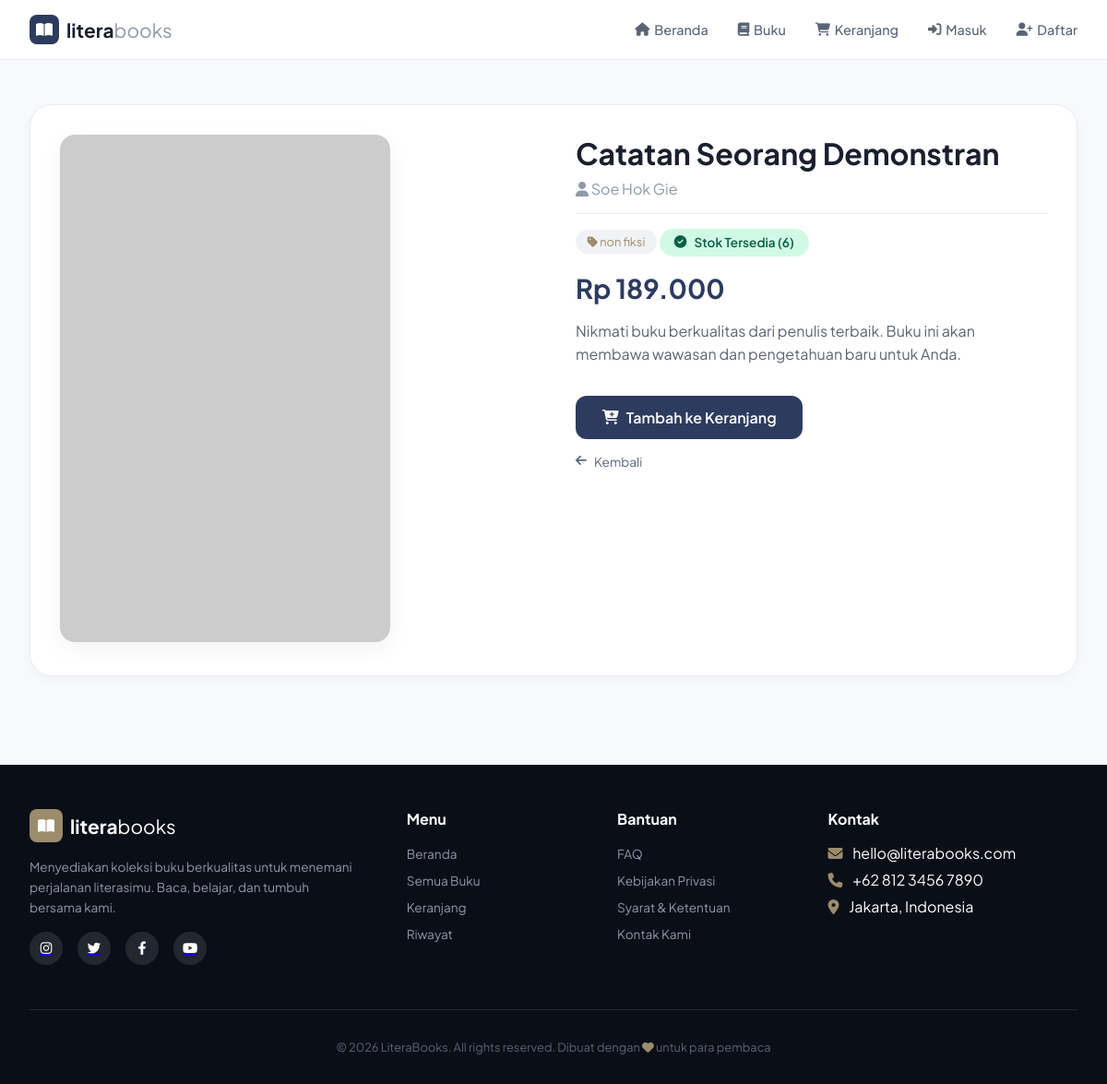
The page /detail.php?id=24 on the database its author committed.
### tables this page shows
CREATE TABLE `buku` (
  `id` int(11) NOT NULL,
  `judul` varchar(255) DEFAULT NULL,
  `penulis` varchar(255) DEFAULT NULL,
  `penerbit` varchar(255) DEFAULT NULL,
  `harga` int(11) DEFAULT NULL,
  `stok` int(11) DEFAULT NULL,
  `kategori_id` int(11) DEFAULT NULL,
  `gambar` varchar(255) DEFAULT NULL,
  `kategori` varchar(100) DEFAULT NULL
);

CREATE TABLE `kategori` (
  `id` int(11) NOT NULL,
  `nama_kategori` varchar(100) NOT NULL,
  `created_at` timestamp NOT NULL DEFAULT current_timestamp()
);

### detail.php (the view, shortened to what this page needs)
<?php
$id = isset($_GET['id']) ? (int)$_GET['id'] : 0;
$q = mysqli_query($koneksi, "SELECT buku.*, kategori.nama_kategori
                              FROM buku
                              LEFT JOIN kategori ON buku.kategori_id = kategori.id
                              WHERE buku.id=$id");
$buku = mysqli_fetch_assoc($q);
?>
<!DOCTYPE html>
<html lang="id">
<head>
    <link rel="stylesheet" href="https://cdnjs.cloudflare.com/ajax/libs/font-awesome/6.4.0/css/all.min.css">
</head>
<body>
<nav class="navbar">
    <div class="container-nav">
        <a href="index.php" class="logo">
            <div class="logo-icon"><i class="fas fa-book-open"></i></div>
            <span class="logo-text">litera<span>books</span></span>
        </a>
        <div class="nav-links">
            <a href="index.php" class="nav-link"><i class="fas fa-home"></i> Beranda</a>
            <a href="buku.php" class="nav-link"><i class="fas fa-book"></i> Buku</a>
            <a href="cart.php" class="nav-link">
                <i class="fas fa-shopping-cart"></i> Keranjang
            </a>
            <?php if(isset($_SESSION['user'])): ?>
                <div class="user-badge">
                    <i class="fas fa-user-circle" style="color: var(--accent-gold);"></i>
                    <span><?= $_SESSION['user']['nama']; ?></span>
                </div>
                <a href="riwayat.php" class="nav-link"><i class="fas fa-history"></i> Riwayat</a>
                <a href="logout.php" class="nav-link"><i class="fas fa-sign-out-alt"></i> Logout</a>
            <?php else: ?>
                <a href="login.php" class="nav-link"><i class="fas fa-sign-in-alt"></i> Masuk</a>
                <a href="register.php" class="nav-link"><i class="fas fa-user-plus"></i> Daftar</a>
            <?php endif; ?>
        </div>
    </div>
</nav>
<section class="detail-section">
    <div class="container">
        <div class="detail-grid">
            <div class="book-cover">
                <img src="images/<?= $buku['gambar']; ?>" alt="<?= htmlspecialchars($buku['judul']); ?>" onerror="this.src='https://placehold.co/400x500?text=No+Image'">
            </div>
            <div class="book-info">
                <h1><?= htmlspecialchars($buku['judul']); ?></h1>
                <p class="book-author">
                    <i class="fas fa-user"></i> <?= htmlspecialchars($buku['penulis']); ?>
                </p>
                <p class="book-category">
                    <i class="fas fa-tag"></i> <?= htmlspecialchars($buku['nama_kategori'] ?? 'Umum'); ?>
                </p>
                <?php
                    $stok = $buku['stok'] ?? 0;
                    if($stok > 0):
                ?>
                    <div class="stok-badge stok-tersedia">
                        <i class="fas fa-check-circle"></i> Stok Tersedia (<?= $stok ?>)
                    </div>
                <?php else: ?>
                    <div class="stok-badge stok-habis">
                        <i class="fas fa-times-circle"></i> Stok Habis
                    </div>
                <?php endif; ?>
                <div class="book-price">
                    Rp <?= number_format($buku['harga'],0,',','.'); ?>
                </div>
                <p class="book-desc">
                    <?= htmlspecialchars($buku['deskripsi'] ?? 'Nikmati buku berkualitas dari penulis terbaik. Buku ini akan membawa wawasan dan pengetahuan baru untuk Anda.'); ?>
                </p>
                <?php if($stok > 0): ?>
                    <a href="cart.php?add=<?= $buku['id']; ?>" class="btn-cart">
                        <i class="fas fa-cart-plus"></i> Tambah ke Keranjang
                    </a>
                <?php else: ?>
                    <button class="btn-cart" style="background: #ccc; cursor: not-allowed;" disabled>
                        <i class="fas fa-times-circle"></i> Stok Habis
                    </button>
                <?php endif; ?>
                <br>
                <a href="javascript:history.back()" class="btn-back">
                    <i class="fas fa-arrow-left"></i> Kembali
                </a>
            </div>
        </div>
    </div>
</section>
<footer class="footer">
    <div class="container">
        <div class="footer-grid">
            <div class="footer-about">
                <div class="footer-logo">
                    <div class="footer-logo-icon">
                        <i class="fas fa-book-open"></i>
                    </div>
                    <span class="footer-logo-text">litera<span style="font-weight:400;">books</span></span>
                </div>
                <p>Menyediakan koleksi buku berkualitas untuk menemani perjalanan literasimu. Baca, belajar, dan tumbuh bersama kami.</p>
                <div class="social-links">
                    <a href="#" class="social-link"><i class="fab fa-instagram"></i></a>
                    <a href="#" class="social-link"><i class="fab fa-twitter"></i></a>
                    <a href="#" class="social-link"><i class="fab fa-facebook-f"></i></a>
                    <a href="#" class="social-link"><i class="fab fa-youtube"></i></a>
                </div>
            </div>
            <div>
                <h4>Menu</h4>
                <ul class="footer-links">
                    <li><a href="index.php">Beranda</a></li>
                    <li><a href="buku.php">Semua Buku</a></li>
                    <li><a href="cart.php">Keranjang</a></li>
                    <li><a href="riwayat.php">Riwayat</a></li>
                </ul>
            </div>
            <div>
                <h4>Bantuan</h4>
                <ul class="footer-links">
                    <li><a href="#">FAQ</a></li>
                    <li><a href="#">Kebijakan Privasi</a></li>
                    <li><a href="#">Syarat & Ketentuan</a></li>
                    <li><a href="kontak.php">Kontak Kami</a></li>
                </ul>
            </div>
            <div>
                <h4>Kontak</h4>
                <ul class="footer-links">
                    <li><i class="fas fa-envelope" style="margin-right: 0.5rem; color: var(--accent-gold);"></i> hello@literabooks.com</li>
                    <li><i class="fas fa-phone" style="margin-right: 0.5rem; color: var(--accent-gold);"></i> +62 812 3456 7890</li>
                    <li><i class="fas fa-map-marker-alt" style="margin-right: 0.5rem; color: var(--accent-gold);"></i> Jakarta, Indonesia</li>
                </ul>
            </div>
        </div>
        <div class="footer-bottom">
            <p>&copy; <?= date('Y'); ?> LiteraBooks. All rights reserved. Dibuat dengan <i class="fas fa-heart" style="color: var(--accent-gold);"></i> untuk para pembaca</p>
        </div>
    </div>
</footer>
</body>
</html>

### detail.php (style rules this page uses)
* { margin: 0; padding: 0; box-sizing: border-box; }
body { font-family: 'Plus Jakarta Sans', sans-serif; background: #f8f9fc; color: #1a1f2e; }
:root { --bg-dark: #0a0e17; --text-primary: #1a1f2e; --text-secondary: #5a6474; --text-muted: #8e98a8; --accent: #2d3b5e; --accent-light: #3a4a6e; --accent-gold: #9b8c6c; --border: #e8ecf2; --shadow-sm: 0 4px 12px rgba(0, 0, 0, 0.03); --shadow-md: 0 8px 24px rgba(0, 0, 0, 0.05); --shadow-lg: 0 20px 40px rgba(0, 0, 0, 0.08); }
.container { max-width: 1280px; margin: 0 auto; padding: 0 2rem; }
.navbar { background: rgba(255, 255, 255, 0.98); backdrop-filter: blur(10px); border-bottom: 1px solid var(--border); position: sticky; top: 0; z-index: 1000; }
.navbar .container-nav { max-width: 1280px; margin: 0 auto; padding: 1rem 2rem; display: flex; justify-content: space-between; align-items: center; }
.logo { display: flex; align-items: center; gap: 0.5rem; text-decoration: none; }
.logo-icon { width: 32px; height: 32px; background: var(--accent); border-radius: 8px; display: flex; align-items: center; justify-content: center; }
.logo-icon i { color: white; font-size: 1rem; }
.logo-text { font-size: 1.3rem; font-weight: 700; color: var(--text-primary); }
.logo-text span { font-weight: 400; color: var(--text-muted); }
.nav-links { display: flex; gap: 2rem; align-items: center; }
.nav-link { text-decoration: none; color: var(--text-secondary); font-size: 0.9rem; font-weight: 500; transition: color 0.2s; display: flex; align-items: center; gap: 0.3rem; }
.detail-section { padding: 3rem 0; }
.detail-grid { display: grid; grid-template-columns: 1fr 1fr; gap: 3rem; background: white; border-radius: 24px; padding: 2rem; box-shadow: var(--shadow-sm); border: 1px solid var(--border); }
.book-cover img { width: 70%; height: 550px; object-fit: cover; border-radius: 16px; box-shadow: var(--shadow-md); }
.book-info h1 { font-size: 2rem; font-weight: 700; margin-bottom: 0.5rem; color: var(--text-primary); }
.book-author { font-size: 1rem; color: var(--text-muted); margin-bottom: 1rem; padding-bottom: 1rem; border-bottom: 1px solid var(--border); }
.book-category { display: inline-block; background: #f0f2f6; padding: 0.3rem 0.8rem; border-radius: 20px; font-size: 0.8rem; color: var(--accent-gold); margin-bottom: 1rem; }
.book-price { font-size: 1.8rem; font-weight: 700; color: var(--accent); margin-bottom: 1rem; }
.book-desc { color: var(--text-secondary); line-height: 1.6; margin-bottom: 1.5rem; }
.btn-cart { display: inline-flex; align-items: center; gap: 0.5rem; background: var(--accent); color: white; padding: 0.8rem 1.8rem; border-radius: 12px; text-decoration: none; font-weight: 600; font-size: 1rem; transition: all 0.2s; margin-top: 0.5rem; border: none; cursor: pointer; }
.btn-back { display: inline-flex; align-items: center; gap: 0.5rem; color: var(--text-secondary); text-decoration: none; font-size: 0.85rem; margin-top: 1rem; transition: color 0.2s; }
.stok-badge { display: inline-flex; align-items: center; gap: 0.5rem; padding: 0.4rem 1rem; border-radius: 30px; font-size: 0.85rem; font-weight: 600; margin-bottom: 1rem; }
.stok-tersedia { background: #d1fae5; color: #065f46; }
.footer { background: #0a0e17; color: white; padding: 3rem 0 2rem; margin-top: 3rem; }
.footer-grid { display: grid; grid-template-columns: 2fr 1fr 1fr 1.5fr; gap: 3rem; margin-bottom: 3rem; }
.footer-logo { display: flex; align-items: center; gap: 0.5rem; margin-bottom: 1rem; }
.footer-logo-icon { width: 36px; height: 36px; background: var(--accent-gold); border-radius: 8px; display: flex; align-items: center; justify-content: center; }
.footer-logo-text { font-size: 1.3rem; font-weight: 700; }
.footer-about p { color: #8e98a8; font-size: 0.85rem; line-height: 1.6; }
.footer h4 { font-size: 1rem; margin-bottom: 1rem; }
.footer-links { list-style: none; }
.footer-links li { margin-bottom: 0.5rem; }
.footer-links a { color: #8e98a8; text-decoration: none; font-size: 0.85rem; }
.social-links { display: flex; gap: 1rem; margin-top: 1rem; }
.social-link { width: 36px; height: 36px; background: rgba(255,255,255,0.1); border-radius: 50%; display: flex; align-items: center; justify-content: center; transition: all 0.2s; }
.social-link i { color: white; font-size: 0.9rem; }
.footer-bottom { border-top: 1px solid rgba(255,255,255,0.1); padding-top: 2rem; text-align: center; font-size: 0.8rem; color: #5a6474; }

### rows shown on the page
buku: judul "Catatan Seorang Demonstran", penulis "Soe Hok Gie", kategori.nama_kategori "non fiksi", stok "6", harga "189.000"

### other values the page prints
$buku['deskripsi'] "Nikmati buku berkualitas dari penulis terbaik. Buku ini akan membawa wawasan dan pengetahuan baru untuk Anda."
